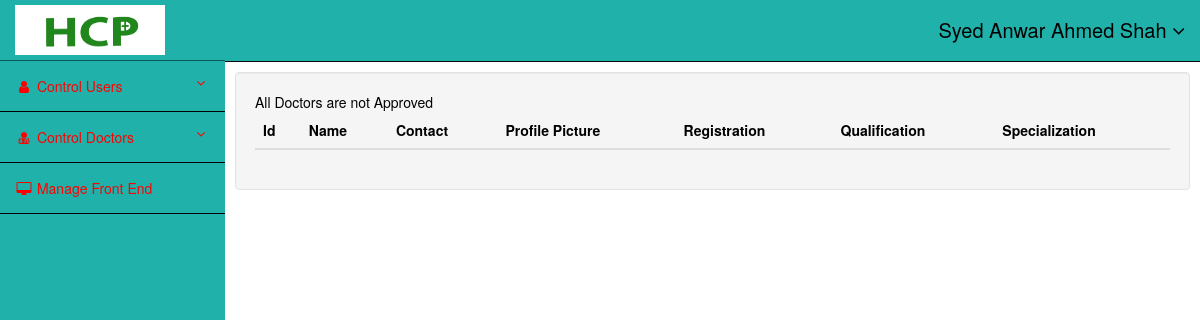
/admin/cdoctora.php (signed in), run on an earlier commit of the app's database.
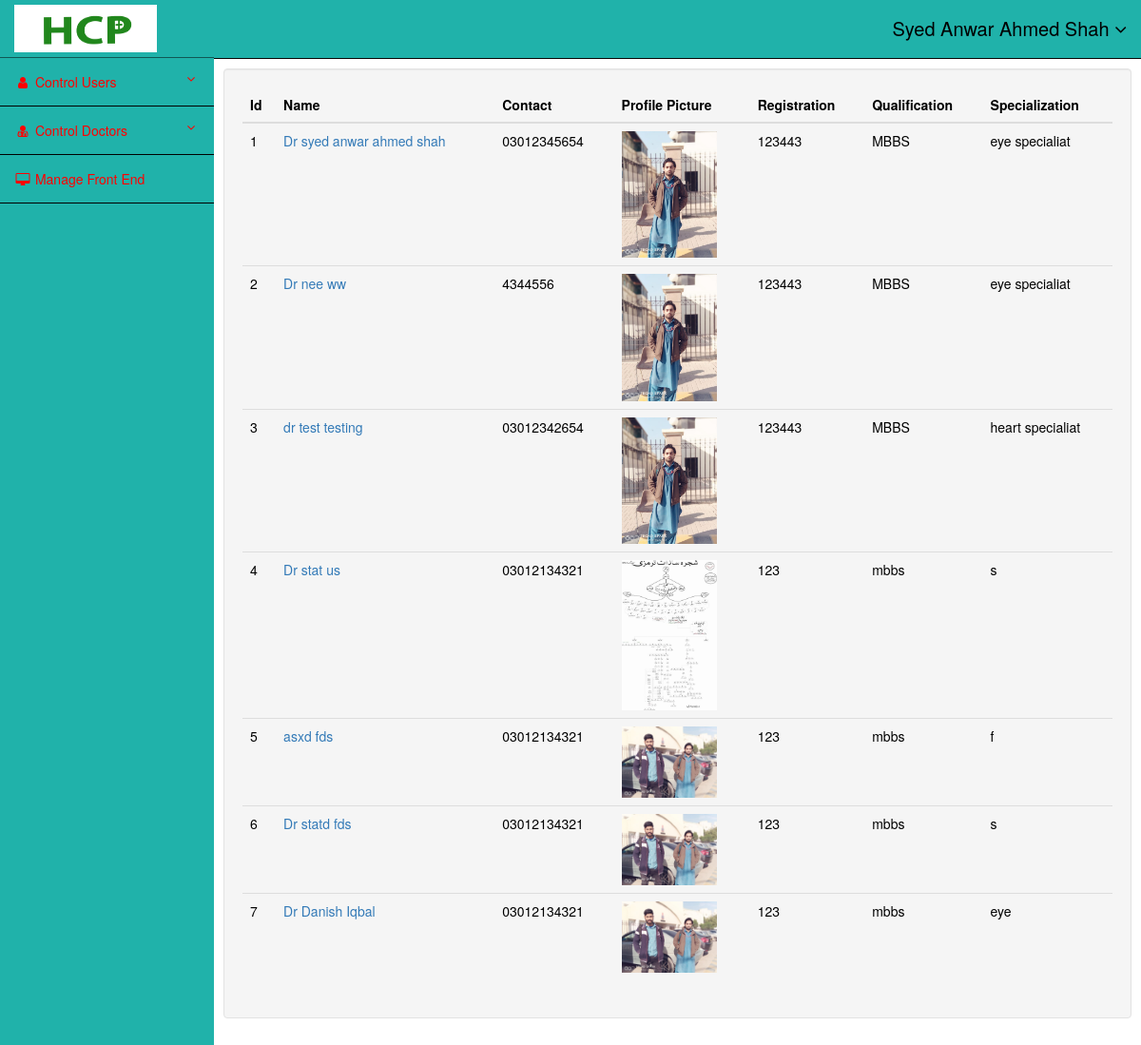
And on a later commit of the database.
### tables this page shows
CREATE TABLE `tblusers` (
  `id` int(10) NOT NULL,
  `name` varchar(255) NOT NULL,
  `email` varchar(255) NOT NULL,
  `password` varchar(255) NOT NULL,
  `contact` int(255) NOT NULL,
  `image` varchar(255) NOT NULL DEFAULT 'image.jpg',
  `gender` varchar(255) NOT NULL,
  `role` int(10) NOT NULL DEFAULT 2
);

CREATE TABLE `tbldoctors` (
  `id` int(10) NOT NULL,
  `name` varchar(255) NOT NULL,
  `email` varchar(255) NOT NULL,
  `contact` varchar(255) NOT NULL,
  `address` varchar(255) NOT NULL,
  `regno` varchar(255) NOT NULL,
  `qualification` varchar(255) NOT NULL,
  `degimage` varchar(255) NOT NULL DEFAULT 'image.jpg',
  `certimage` varchar(255) NOT NULL DEFAULT 'image.jpg',
  `city` varchar(255) NOT NULL,
  `country` varchar(255) NOT NULL,
  `specialization` varchar(255) NOT NULL,
  `password` varchar(255) NOT NULL,
  `gender` varchar(10) NOT NULL,
  `status` int(10) NOT NULL DEFAULT 1
);

### admin/cdoctora.php (the view)
<?php
include('header.php');
?>
     <?php
     include('sidebar.php');
    ?>
    <div id="page-wrapper">
        <div class="container-fluid">
            <div class="row" id="main" >
                <div class="col-sm-12 col-md-12 well" id="content">
             <div class="row">
             <div class="col-md-12">
             <?php
             $q = mysqli_query($conn,"SELECT * FROM `tbldoctors` WHERE `status`=2");
             if(mysqli_num_rows($q)>0){
             }else{
                echo "All Doctors are not Approved";
             }
             ?>
         <table class='table'>
                    <thead>
                      <tr>
                        <th>Id</th>
                        <th>Name</th>
                        <th>Contact</th>
                        <th>Profile Picture</th>
                        <th>Registration</th>
                        <th>Qualification</th>
                        <th>Specialization</th>
                      </tr>
                    </thead>
                    <tbody>
                    <?php
                          while($row = mysqli_fetch_array($q)){
                            echo "<tr>
                            <td>$row[id]</td>
                            <td><a href='view.php?id=$row[id]'>$row[name]</a></td>
                            <td>$row[contact]</td>
                            <td><img src='../upload/$row[certimage]' width='100px'></td>
                            <td>$row[regno]</td>
                            <td>$row[qualification]</td>
                            <td>$row[specialization]</td>
                            </tr>";
                        }
                      ?>
                    </tbody>
                  </table>
             </div>
             </div>
                 </div>
            </div>
        </div>
    </div>
</div>
<?php
include('footer.php');
?>

### admin/header.php (shortened to what this page needs)
<?php
include('../db.php');
     $q = mysqli_query($conn,"select * from tblusers where `email`='$_SESSION[email]' and `name`='$_SESSION[name]'");
    if(mysqli_num_rows($q)>0){
        $row = mysqli_fetch_array($q);
    }
?>
<!DOCTYPE html>
<html lang="en">
<head>
    <link href="http://maxcdn.bootstrapcdn.com/bootstrap/3.3.0/css/bootstrap.min.css" rel="stylesheet" id="bootstrap-css">
    <link href="admin.css" rel="stylesheet">
</head>
<body>
<div id="wrapper">
    <nav class="navbar navbar-inverse navbar-fixed-top" role="navigation" style="background-color:lightseagreen;">
        <div class="navbar-header">
            <a class="navbar-brand" href="../index.php">
                <img src="../img/final.png" alt="LOGO" width="150px" height="50px">
            </a>
        </div>
        <ul class="nav navbar-right top-nav">
              <li class="dropdown" >
                <a href="#" class="dropdown-toggle" data-toggle="dropdown" style="font-size:20px;"><?php echo $row['name'];?> <b class="fa fa-angle-down"></b></a>
            </li>
        </ul>

### admin/sidebar.php (shortened to what this page needs)
<div class="collapse navbar-collapse navbar-ex1-collapse">
            <ul class="nav navbar-nav side-nav"  style="background-color:lightseagreen;">
                <li>
                    <a href="#" data-toggle="collapse" data-target="#submenu-1" style="background-color:lightseagreen;color:red;"><i class="fa fa-fw fa-user"></i> Control Users <i class="fa fa-fw fa-angle-down pull-right"></i></a>
                </li>
                <li>
                    <a href="#" data-toggle="collapse" data-target="#submenu-2" style="background-color:lightseagreen;color:red;"><i class="fa fa-fw fa-user-md"></i>  Control Doctors <i class="fa fa-fw fa-angle-down pull-right"></i></a>
                </li>
                <li>
                    <a href="managefe.php" style="background-color:lightseagreen;color:red;"><i class="fa fa-fw fa-desktop" ></i>  Manage Front End </a>
                </li>
          </ul>
        </div>
    </nav>

### admin/footer.php (shortened to what this page needs)
</body>
</html>

### admin/admin.css (style rules this page uses)
@media (min-width:768px) { body { margin-top: 50px; color: #000; } }
#wrapper { padding-left: 0; }
#page-wrapper { width: 100%; padding: 0; background-color: #fff; }
@media (min-width:768px) { #wrapper { padding-left: 225px; } }
@media (min-width:768px) { #page-wrapper { padding: 22px 10px; } }
.top-nav { padding: 0 15px; background-color: lightseagreen; }
.top-nav>li { display: inline-block; background-color: lightseagreen; }
.top-nav>li>a { padding-top: 20px; padding-bottom: 20px; line-height: 20px; color: black; }
@media (min-width:768px) { .side-nav { position: fixed; top: 60px; left: 225px; width: 225px; margin-left: -225px; border: none; border-radius: 0; border-top: 1px rgba(0,0,0,.5) solid; overflow-y: auto; background-color: #222; bottom: 0; overflow-x: hidden; padding-bottom: 40px; } }
@media (min-width:768px) { .side-nav>li>a { width: 225px; border-bottom: 1px black solid; } }
.navbar-brand { padding: 5px 15px; }

What changed in the data, as far as the page shows it:
now on this page (row edited): tbldoctors: id "1", name "Dr syed anwar ahmed shah", contact "03012345654", certimage (picture), regno "123443", qualification "MBBS", specialization "eye specialiat"
now on this page (row edited): tbldoctors: id "2", name "Dr nee ww", contact "4344556", certimage (picture), regno "123443", qualification "MBBS", specialization "eye specialiat"
added tbldoctors: id "3", name "dr test testing", contact "03012342654", certimage (picture), regno "123443", qualification "MBBS", specialization "heart specialiat"
added tbldoctors: id "4", name "Dr stat us", contact "03012134321", certimage (picture), regno "123", qualification "mbbs", specialization "s"
added tbldoctors: id "5", name "asxd fds", contact "03012134321", certimage (picture), regno "123", qualification "mbbs", specialization "f"
added tbldoctors: id "6", name "Dr statd fds", contact "03012134321", certimage (picture), regno "123", qualification "mbbs", specialization "s"
added tbldoctors: id "7", name "Dr Danish Iqbal", contact "03012134321", certimage (picture), regno "123", qualification "mbbs", specialization "eye"
Also different on the page:
text no longer shown: "All Doctors are not Approved"
